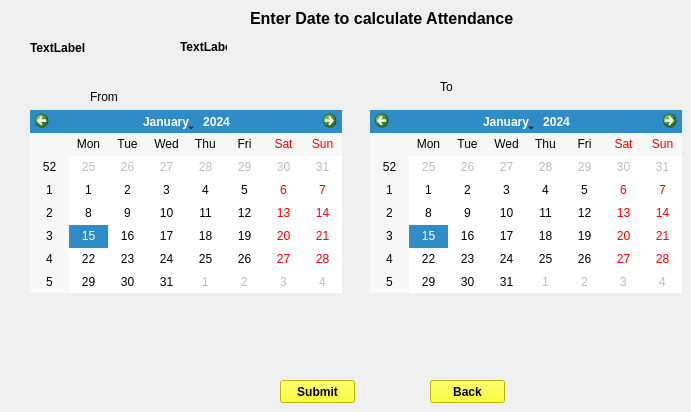
    <widget class="QWidget" name="page_10">
     <widget class="QLabel" name="caluser">
      <property name="geometry">
       <rect>
        <x>30</x>
        <y>40</y>
        <width>81</width>
        <height>16</height>
       </rect>
      </property>
      <property name="font">
       <font>
        <pointsize>9</pointsize>
        <weight>75</weight>
        <bold>true</bold>
       </font>
      </property>
      <property name="text">
       <string>TextLabel</string>
      </property>
     </widget>
     <widget class="QLabel" name="label_11">
      <property name="geometry">
       <rect>
        <x>250</x>
        <y>10</y>
        <width>331</width>
        <height>16</height>
       </rect>
      </property>
      <property name="font">
       <font>
        <pointsize>12</pointsize>
        <weight>75</weight>
        <italic>false</italic>
        <bold>true</bold>
       </font>
      </property>
      <property name="text">
       <string>Enter Date to calculate Attendance</string>
      </property>
     </widget>
     <widget class="QCalendarWidget" name="cal2">
      <property name="geometry">
       <rect>
        <x>370</x>
        <y>110</y>
        <width>312</width>
        <height>183</height>
       </rect>
      </property>
     </widget>
     <widget class="QLabel" name="label_12">
      <property name="geometry">
       <rect>
        <x>90</x>
        <y>90</y>
        <width>47</width>
        <height>13</height>
       </rect>
      </property>
      <property name="text">
       <string>From</string>
      </property>
     </widget>
     <widget class="QLabel" name="label_13">
      <property name="geometry">
       <rect>
        <x>440</x>
        <y>80</y>
        <width>47</width>
        <height>13</height>
       </rect>
      </property>
      <property name="text">
       <string>To</string>
      </property>
     </widget>
     <widget class="QPushButton" name="calsubmit">
      <property name="geometry">
       <rect>
        <x>280</x>
        <y>380</y>
        <width>75</width>
        <height>23</height>
       </rect>
      </property>
      <property name="font">
       <font>
        <weight>75</weight>
        <bold>true</bold>
       </font>
      </property>
      <property name="styleSheet">
       <string notr="true">background-color: rgb(255, 255, 0);</string>
      </property>
      <property name="text">
       <string>Submit</string>
      </property>
     </widget>
     <widget class="QCalendarWidget" name="cal1">
      <property name="geometry">
       <rect>
        <x>30</x>
        <y>110</y>
        <width>312</width>
        <height>183</height>
       </rect>
      </property>
      <property name="styleSheet">
       <string notr="true"/>
      </property>
     </widget>
     <widget class="QPushButton" name="backcal">
      <property name="geometry">
       <rect>
        <x>430</x>
        <y>380</y>
        <width>75</width>
        <height>23</height>
       </rect>
      </property>
      <property name="font">
       <font>
        <weight>75</weight>
        <bold>true</bold>
       </font>
      </property>
      <property name="styleSheet">
       <string notr="true">background-color: rgb(255, 255, 0);</string>
      </property>
      <property name="text">
       <string>Back</string>
      </property>
     </widget>
     <widget class="QLabel" name="deptcal">
      <property name="geometry">
       <rect>
        <x>180</x>
        <y>40</y>
        <width>47</width>
        <height>13</height>
       </rect>
      </property>
      <property name="font">
       <font>
        <pointsize>9</pointsize>
        <weight>75</weight>
        <bold>true</bold>
       </font>
      </property>
      <property name="text">
       <string>TextLabel</string>
      </property>
     </widget>
    </widget>
